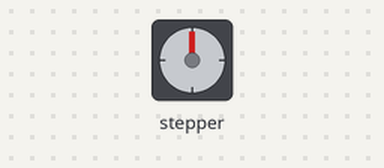
This sketch was run on a simulated ESP32. On the bench: stepper motor. Wiring (inferred from the names in the program): stepper motor driver (200 steps per turn assumed): step GPIO 26; direction GPIO 25.

Above: at 0.05 s.
At 2.1 s:
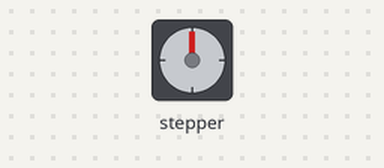
At 4.2 s:
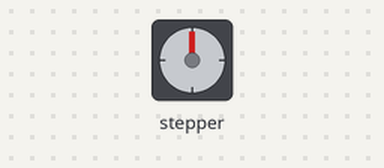
At 8.3 s:
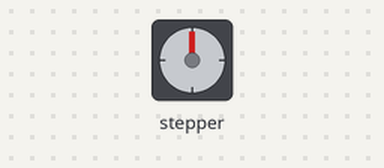
Timing chart, 0 to 10.8 s (numbered marks = the images above):
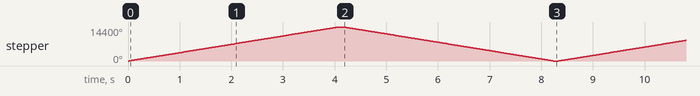

The sketch:

sketch_nov10a.ino
```cpp
// defines pins
#define stepPin 26
#define dirPin 25
#define speed 250

void setup() {
  // Sets the two pins as Outputs
  pinMode(stepPin,OUTPUT);
  pinMode(dirPin,OUTPUT);
}
void loop() {
  digitalWrite(dirPin,HIGH); // Enables the motor to move in a particular direction
  for(int x = 0; x < 8000; x++) {
    digitalWrite(stepPin,HIGH);
    delayMicroseconds(speed);    // by changing this time delay between the steps we can change the rotation speed
    digitalWrite(stepPin,LOW);
    delayMicroseconds(speed);
  }
  delay(100);
  digitalWrite(dirPin,LOW); // Enables the motor to move in a particular direction
  for(int x = 0; x < 8000; x++) {
    digitalWrite(stepPin,HIGH);
    delayMicroseconds(speed);    // by changing this time delay between the steps we can change the rotation speed
    digitalWrite(stepPin,LOW);
    delayMicroseconds(speed);
  }
  delay(100);
}
```

Measured:
- by itself, stepper: turns 14400° clockwise in 4.0 s, then 14400° counter-clockwise in 4.1 s, repeating every 8.3 s
